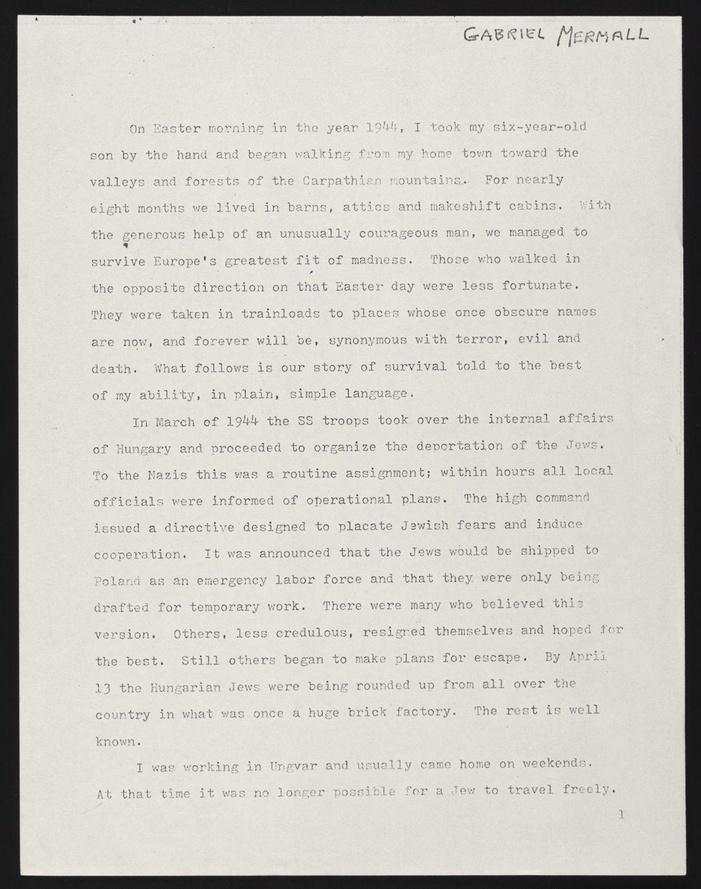
#> input picture data/one_column.jpeg, 701 x 889 px, shrunk from 1200 x 1522 before the run, given in place of no_noise.jpg, which was not available
$ jupyter execute --allow-errors text_extraction.ipynb   (text cells are left out)
#> lines starting #> are read from the running program, lines starting #| are printed output that depends on the picture; after the words box and inside, x2 and y2 are one past the last pixel; in counts of white or black regions, pixels touching at a corner belong together; pictures that were not available may be replaced by others from this repository, and a replacement may not be noted
[cell 1]
import pytesseract
from PIL import Image

[cell 2]
img_file = "data/scanned_doc1.jpg"
no_noise = "temp/no_noise.jpg"
img = Image.open(no_noise)
#> img is the input picture: PIL image 701x889 RGB; mean R, G, B 205.2, 203.9, 197.6
display(img)

#> (a cell that did not finish here is left out)

[cell 4]
img_file = "../data/three_columns.jpg"
img = Image.open(img_file)
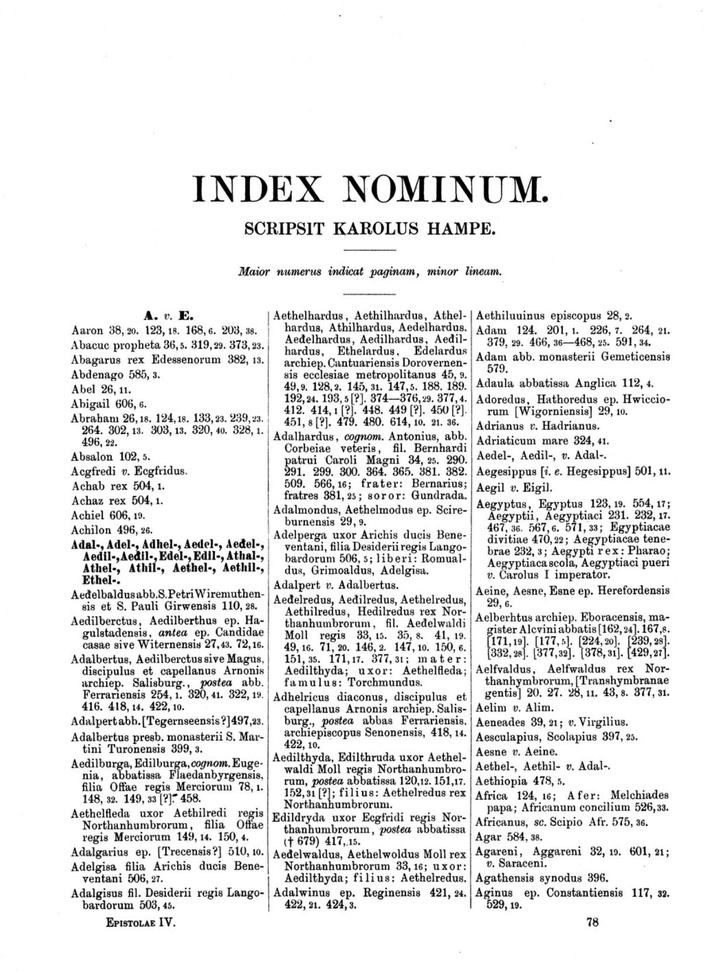
#> input picture data/three_columns.jpg, 726 x 972 px, shrunk from 1243 x 1664 before the run
#> img is the input picture: PIL image 726x972 RGB; min 0, max 255, mean 232.5
display(img)
# display(img_file)
#> (the rest of this cell did not finish here and is left out)

#> (a cell that did not finish here is left out)

[cell 6]
import cv2
import pytesseract
import matplotlib.pyplot as plt

def display_image(image, title="Image"):
    plt.figure(figsize=(10, 8))
    plt.imshow(cv2.cvtColor(image, cv2.COLOR_BGR2RGB))
    plt.title(title)
    plt.axis('off')
    plt.show()

def process_document(img_file, layout_type="three_columns"):
    # Read the image
#> called with img_file = '../data/two_columns.jpeg', layout_type = 'multi_columns'
    image = cv2.imread(img_file)
    base_image = image.copy()

    # Convert to grayscale
    gray = cv2.cvtColor(image, cv2.COLOR_BGR2GRAY)

    # Apply Gaussian blur
    blur = cv2.GaussianBlur(gray, (5, 5), 0)
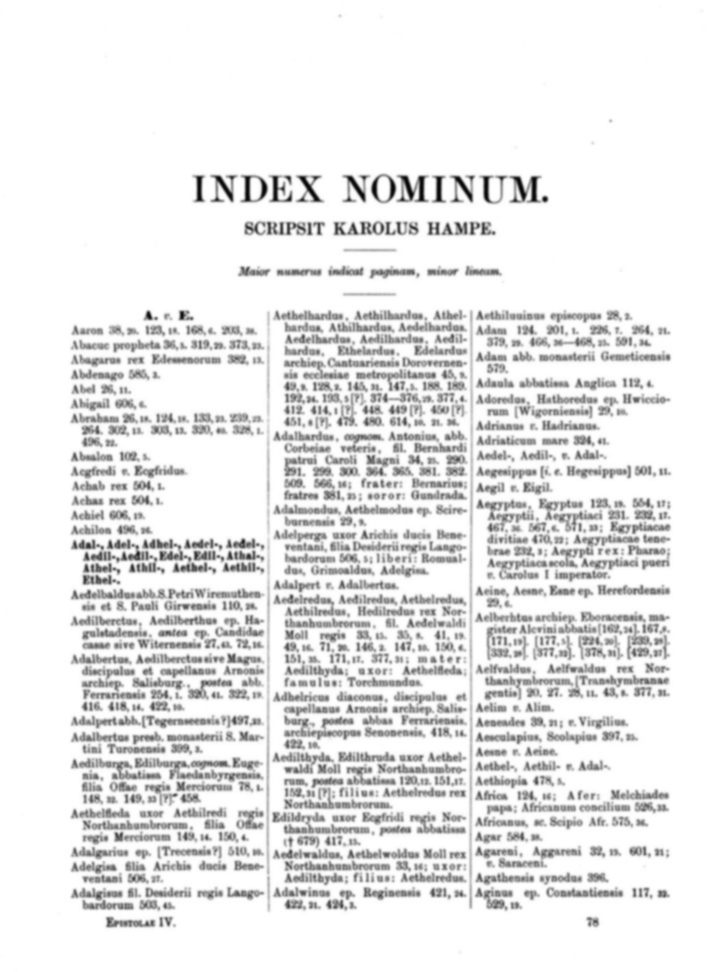
#> blur: shape (972, 726); min 4, max 255, mean 232.6

    # Thresholding
    thresh = cv2.threshold(blur, 0, 255, cv2.THRESH_BINARY_INV + cv2.THRESH_OTSU)[1]
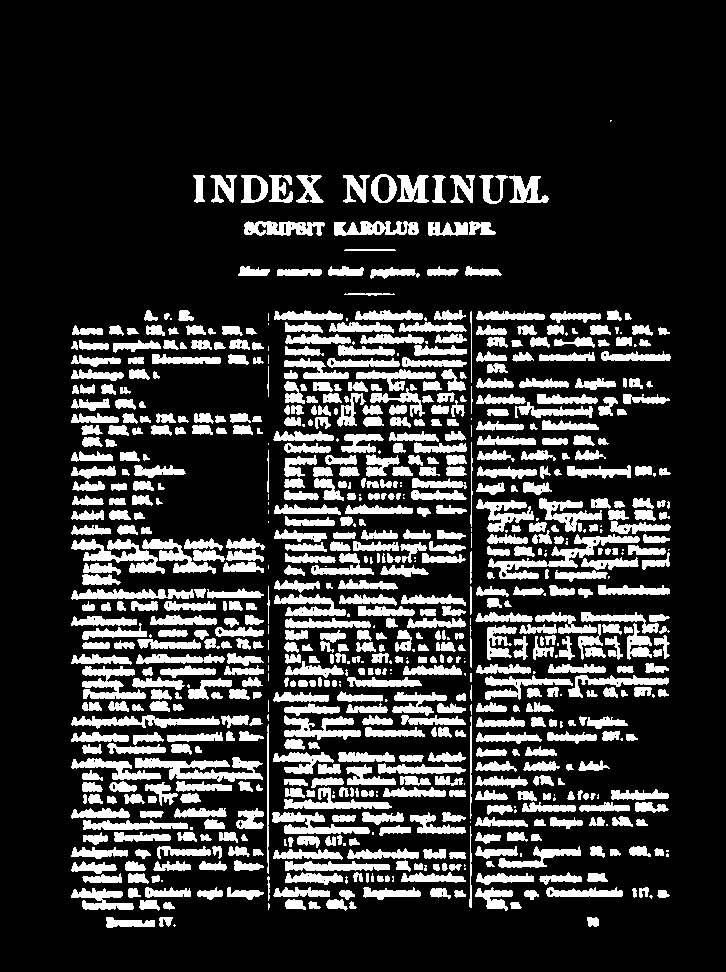
#> thresh: shape (972, 726); 19.8% white; 783 white regions (121 under 20 px), largest, box (x1, y1, x2, y2) and area: (488, 534, 640, 580) 1599, (135, 757, 263, 782) 1570, (71, 539, 165, 574) 1312

    # Erode to help separate columns before dilation
    erode_kernel = cv2.getStructuringElement(cv2.MORPH_RECT, (2, 2))
    eroded = cv2.erode(thresh, erode_kernel, iterations=1)
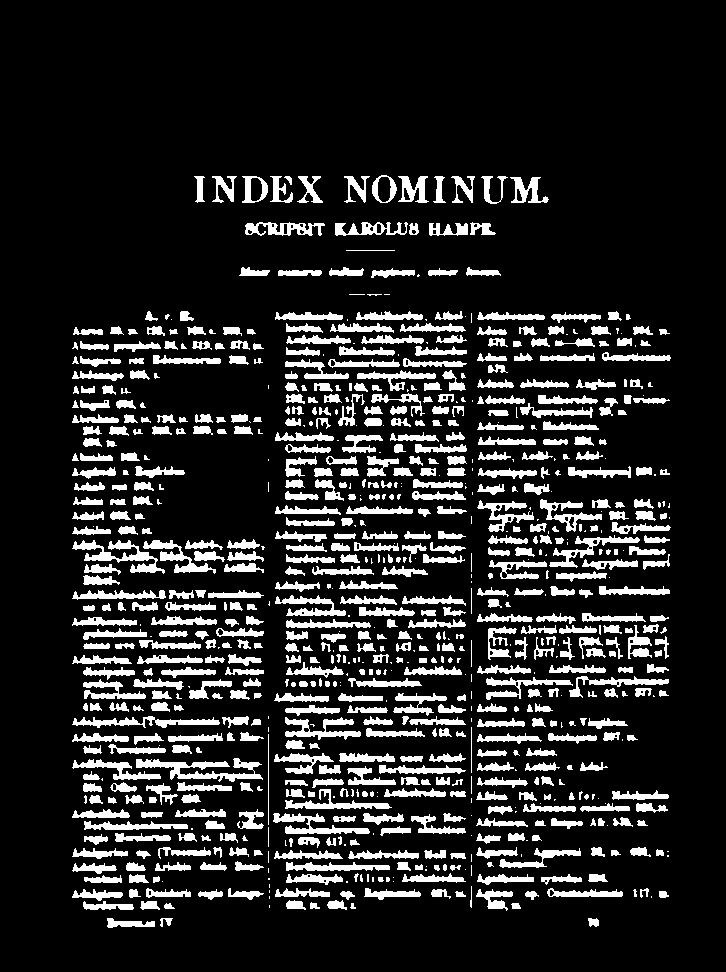
#> eroded: shape (972, 726); 14.9% white; 842 white regions (205 under 20 px), largest, box (x1, y1, x2, y2) and area: (136, 758, 263, 782) 1241, (72, 540, 165, 574) 1027, (273, 813, 370, 834) 811

    # Dilation for finding columns
    if layout_type == "multi_columns":
        kernel = cv2.getStructuringElement(cv2.MORPH_RECT, (3, 20))  # Adjusted kernel size for better column detection
    else:  # Single column layout
        kernel = cv2.getStructuringElement(cv2.MORPH_RECT, (50, 5))

    dilate = cv2.dilate(eroded, kernel, iterations=1)  # Adjusted iterations for balanced dilation
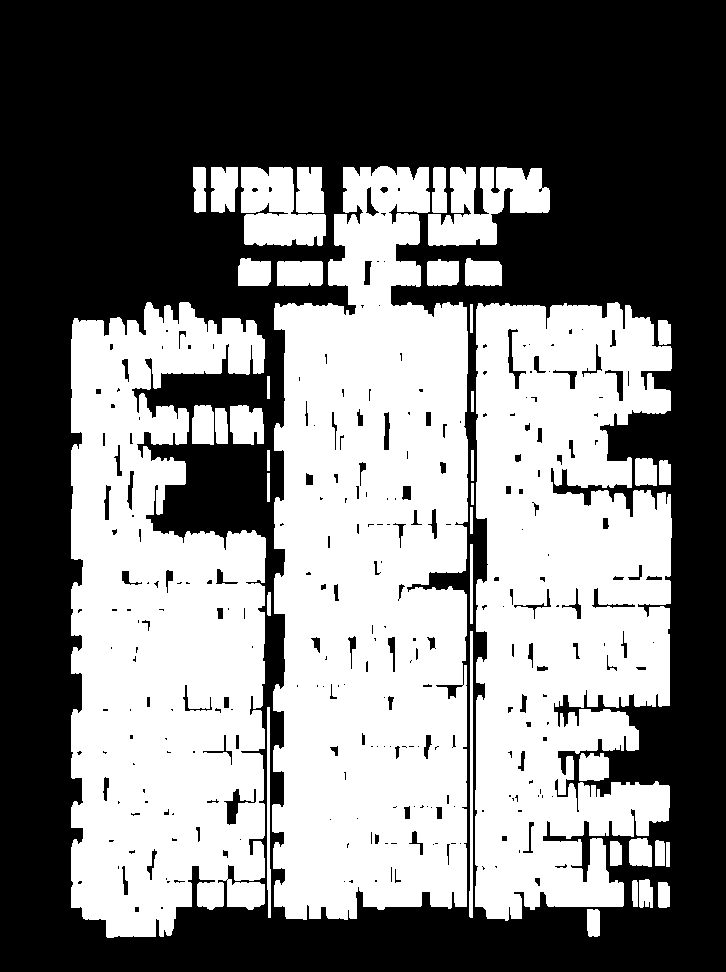
#> dilate: shape (972, 726); 47.8% white; 40 white regions

    # Find contours
    cnts = cv2.findContours(dilate, cv2.RETR_EXTERNAL, cv2.CHAIN_APPROX_SIMPLE)
#> cnts = 40 contours; largest, box (x1, y1, x2, y2) and area: (272, 166, 468, 920) 121344, (475, 302, 672, 921) 96408, (71, 302, 266, 938) 96012, (428, 167, 550, 246) 5350, (241, 167, 326, 246) 4548
    cnts = cnts[0] if len(cnts) == 2 else cnts[1]
    cnts = sorted(cnts, key=lambda x: cv2.boundingRect(x)[0])  # Sorting by x coordinate for column ordering

    # Draw bounding boxes and extract regions of interest (ROI)
    for i, c in enumerate(cnts):
        x, y, w, h = cv2.boundingRect(c)
        if layout_type == "multi_columns":
            if h > 110 and w > 50:
                # [4 lines of commented-out code are left out]
                cv2.rectangle(image, (x-5, y), (x+w+5, y+h), (36, 255, 12), 2)
        else:  # Single column layout
            if h > 50 and w > 200:
                # roi = base_image[y:y+h, x:x+w]
                cv2.rectangle(image, (x, y), (x+w, y+h), (36, 255, 12), 2)
#> this loop made 40 passes
#> (x, y, w, h) on passes 1, 2, 3, 4, 5, 6, 7, 8, 9, 10, 14, 15: (71, 302, 195, 636), (192, 405, 22, 40), (193, 167, 13, 46), (211, 167, 27, 46), (215, 408, 13, 36), (230, 405, 34, 40), (238, 258, 33, 28), (241, 167, 85, 79), (267, 707, 4, 211), (267, 592, 4, 24), (272, 166, 196, 754), (277, 261, 46, 25)
#> (c, x, y, w, h) on passes 11, 12, 13, 22, 23, 24: ([[267, 473], [267, 501], [269, 501], [269, 473]], 267, 473, 3, 29), ([[267, 450], [267, 470], [269, 470], [269, 450]], 267, 450, 3, 21), ([[267, 376], [267, 398], [269, 398], [269, 376]], 267, 376, 3, 23), ([[470, 544], [470, 623], [472, 623], [472, 544]], 470, 544, 3, 80), ([[470, 507], [470, 533], [472, 533], [472, 507]], 470, 507, 3, 27), ([[470, 304], [470, 332], [472, 332], [472, 304]], 470, 304, 3, 29)
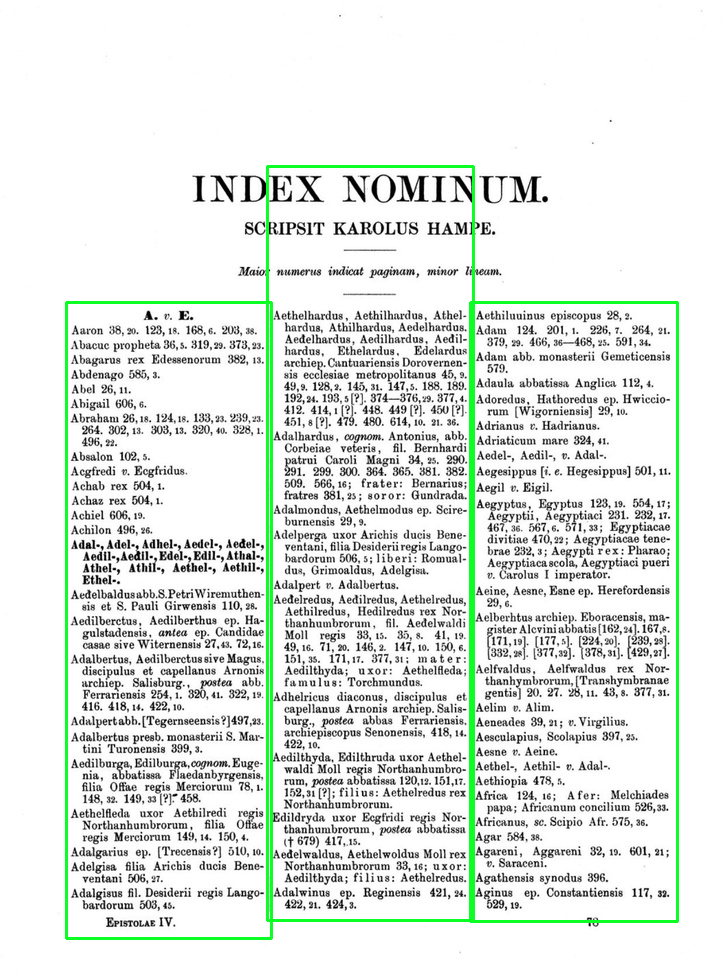
#> image: shape (972, 726, 3); 2.23% of pixels changed, all inside (x1, y1, x2, y2) = (65, 165, 679, 940)

    # Display the processed image with bounding boxes
    display_image(image, title="Detected Columns/Regions")

    # Perform OCR on the original image
    ocr_result_original = pytesseract.image_to_string(base_image)

    # Print the OCR result
    print("OCR Result:\n", ocr_result_original)

    return ocr_result_original

# Example usage
img_file = "../data/two_columns.jpeg"  # Replace with the path to your image
#> (the rest of this cell did not finish here and is left out)
